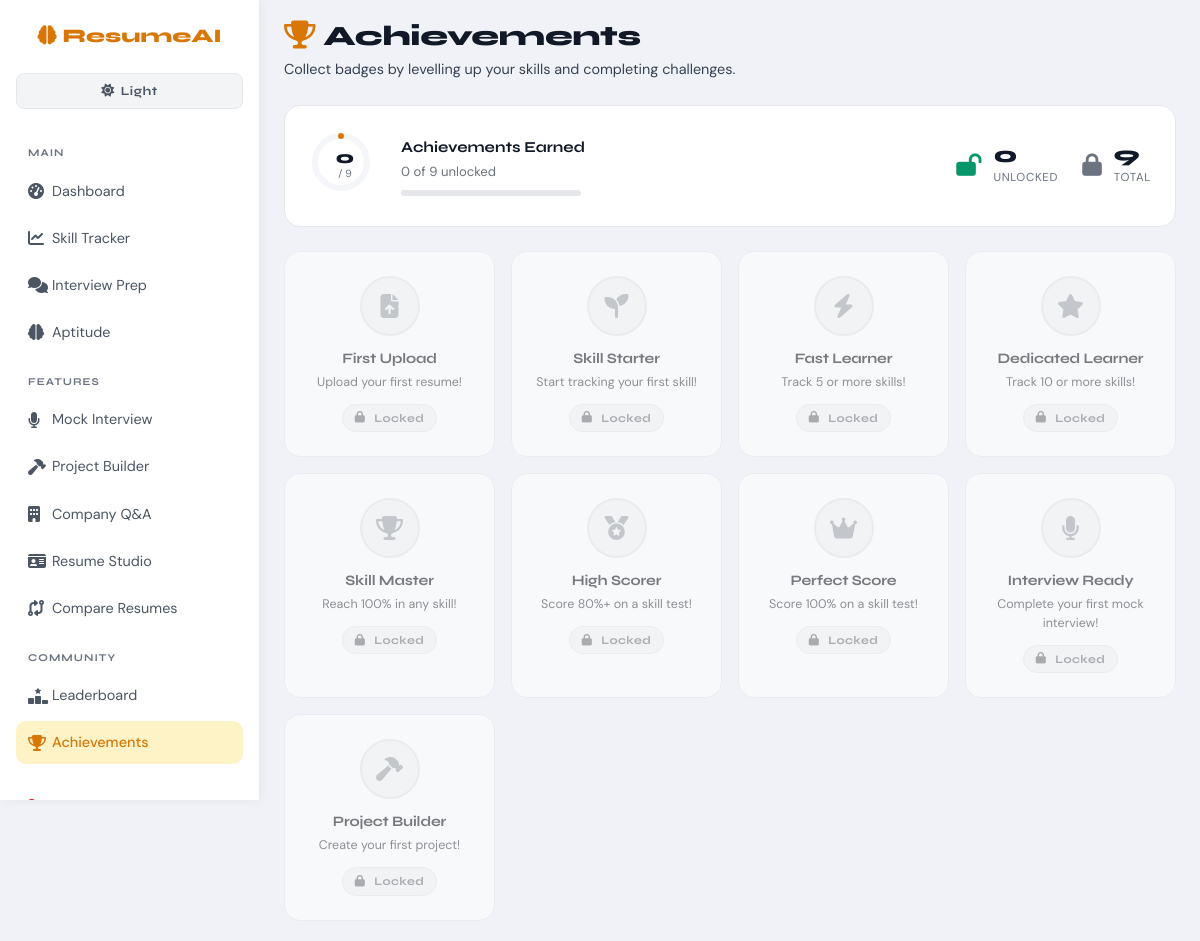
The page /achievements/ (signed in) on the database its author committed.
### analyzer/models.py (models this page shows, shortened)
class Achievement(models.Model):
    name = models.CharField(max_length=200, unique=True)
    description = models.TextField()
    icon = models.CharField(max_length=100, default='fa-trophy')
    condition_type = models.CharField(max_length=50, default='skill_level')
    condition_value = models.IntegerField(default=100)

### analyzer/views.py (the view)
# urls.py: path('achievements/', views.achievements, name='achievements'),
@login_required
def achievements(request):
    user_achievements = UserAchievement.objects.filter(user=request.user).select_related('achievement')
    all_achievements = Achievement.objects.all()
    earned_ids = set(ua.achievement_id for ua in user_achievements)
    return render(request, 'achievements.html', {
        'user_achievements': user_achievements,
        'all_achievements': all_achievements,
        'earned_ids': earned_ids,
    })

### templates/achievements.html (shortened to what this page needs)
{% extends 'base.html' %}
{% block content %}
<div class="page-header">
  <h1 class="page-title"><i class="fa-solid fa-trophy me-2" style="color:var(--amber)"></i>Achievements</h1>
  <p class="page-subtitle">Collect badges by levelling up your skills and completing challenges.</p>
</div>
<div class="ach-progress-banner mb-4">
  <div class="ach-prog-left">
    <div class="ach-prog-ring">
      <svg viewBox="0 0 64 64" class="ach-ring-svg">
        <circle cx="32" cy="32" r="26" fill="none" stroke="var(--surface2)" stroke-width="6"/>
        <circle cx="32" cy="32" r="26" fill="none" stroke="var(--amber)" stroke-width="6"
          stroke-dasharray="{{ user_achievements|length|default:0 }} {{ all_achievements|length|default:9 }}"
          stroke-dashoffset="0"
          stroke-linecap="round"
          transform="rotate(-90 32 32)"
          style="stroke-dasharray: calc({{ user_achievements|length }} / {{ all_achievements|length }} * 163.36) 163.36"/>
      </svg>
      <div class="ach-ring-label">
        <span class="ach-ring-earned">{{ user_achievements|length }}</span>
        <span class="ach-ring-total">/ {{ all_achievements|length }}</span>
      </div>
    </div>
    <div>
      <div class="ach-prog-title">Achievements Earned</div>
      <div class="ach-prog-sub">{{ user_achievements|length }} of {{ all_achievements|length }} unlocked</div>
      <div class="ach-prog-bar mt-2">
      </div>
    </div>
  </div>
  <div class="ach-prog-right">
    <div class="ach-stat">
      <i class="fa-solid fa-lock-open" style="color:var(--green)"></i>
      <div>
        <div class="ach-stat-num">{{ user_achievements|length }}</div>
        <div class="ach-stat-label">Unlocked</div>
      </div>
    </div>
    <div class="ach-stat">
      <i class="fa-solid fa-lock" style="color:var(--text-muted)"></i>
      <div>
        <div class="ach-stat-num">{{ all_achievements|length }}</div>
        <div class="ach-stat-label">Total</div>
      </div>
    </div>
  </div>
</div>
<div class="ach-grid">
  {% for a in all_achievements %}
  {% if a.pk in earned_ids %}
  <div class="ach-card ach-earned">
    <div class="ach-glow"></div>
    <div class="ach-card-icon earned">
      <i class="fa-solid {{ a.icon }}"></i>
    </div>
    <div class="ach-card-body">
      <h6 class="ach-card-name">{{ a.name }}</h6>
      <p class="ach-card-desc">{{ a.description }}</p>
      <div class="ach-earned-badge">
        <i class="fa-solid fa-check-circle me-1"></i>Earned
      </div>
    </div>
  </div>
  {% else %}
  <div class="ach-card ach-locked">
    <div class="ach-card-icon locked">
      <i class="fa-solid {{ a.icon }}"></i>
    </div>
    <div class="ach-card-body">
      <h6 class="ach-card-name">{{ a.name }}</h6>
      <p class="ach-card-desc">{{ a.description }}</p>
      <div class="ach-locked-badge">
        <i class="fa-solid fa-lock me-1"></i>Locked
      </div>
    </div>
  </div>
  {% endif %}
  {% endfor %}
</div>
{% endblock %}

### rows shown on the page
Achievement: name "First Upload", description "Upload your first resume!"
Achievement: name "Skill Starter", description "Start tracking your first skill!"
Achievement: name "Fast Learner", description "Track 5 or more skills!"
Achievement: name "Dedicated Learner", description "Track 10 or more skills!"
Achievement: name "Skill Master", description "Reach 100% in any skill!"
Achievement: name "High Scorer", description "Score 80%+ on a skill test!"
Achievement: name "Perfect Score", description "Score 100% on a skill test!"
Achievement: name "Interview Ready", description "Complete your first mock interview!"
Achievement: name "Project Builder", description "Create your first project!"

### other values the page prints
{{ user_achievements|length }} "0"
{{ all_achievements|length }} "9"
